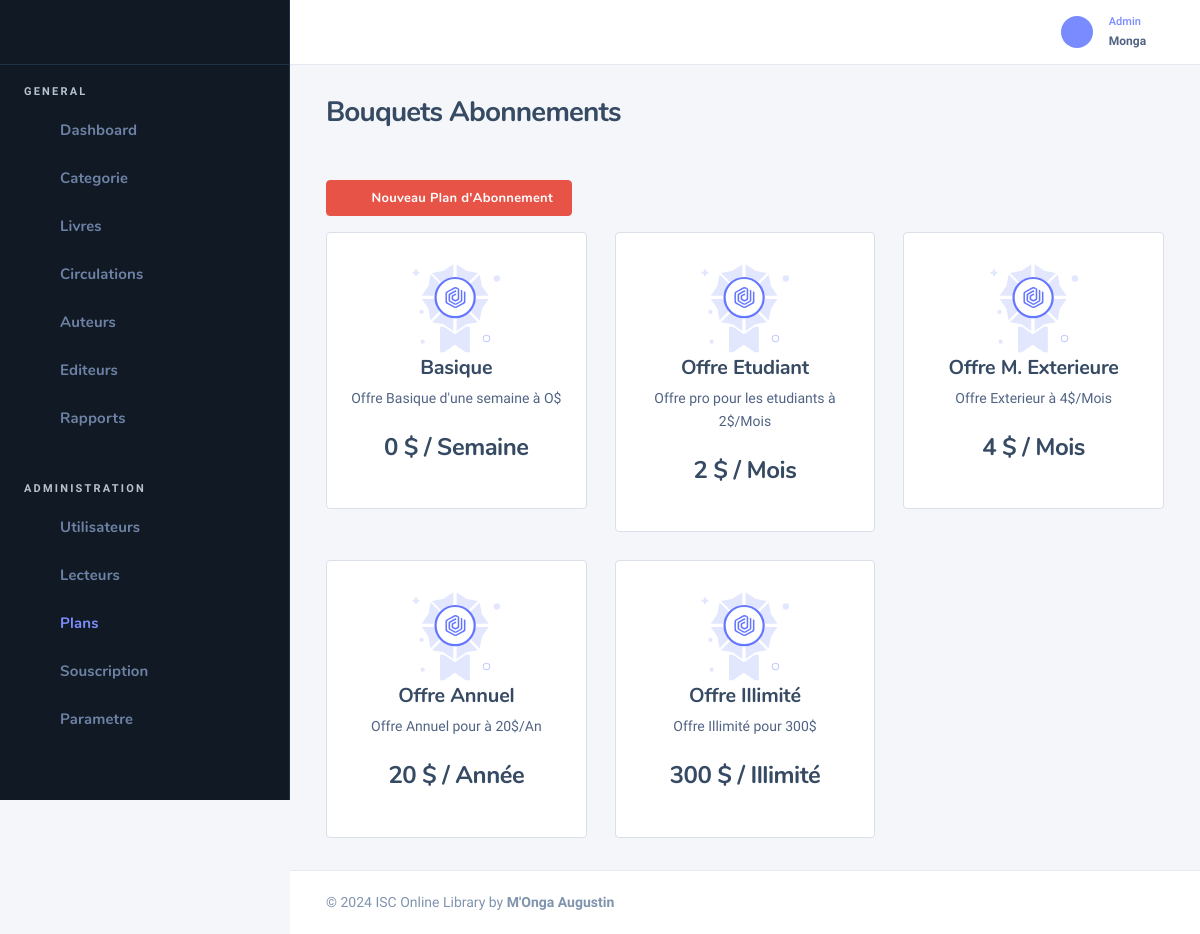
The page /plans (signed in) on the database its author committed.
### tables this page shows
CREATE TABLE `tbl_plans` (
  `id_plan` int(11) NOT NULL,
  `name` varchar(20) DEFAULT NULL,
  `frequence` enum('Semaine','Mois','Année','Illimité') DEFAULT NULL,
  `prix` int(11) DEFAULT NULL,
  `description` varchar(100) DEFAULT NULL
);

### Models/Admin/subscription.class.php (called while the page is built, shortened)
<?php
class Subscription
{
    public function getPlans()
    {
        $db = getConnection();
        $statement = $db->prepare("SELECT * FROM tbl_plans");
        $statement->execute();
        $tbP = array();
        while ($data =  $statement->fetchObject()) {
            $tbP[] = $data;
        }
        return $tbP;
    }
}

### Vues/Admin/plans.php (the view, shortened to what this page needs)
<div class="nk-content-body">
    <div class="nk-block-head nk-block-head-sm">
        <div class="nk-block-between">
            <div class="nk-block-head-content">
                <a href="#" class="btn btn-danger" data-bs-toggle="modal" data-bs-target="#add-plan"><em class="icon ni ni-plus"></em><span>Nouveau Plan d'Abonnement</span></a>
            </div>
        </div>
    </div>
    <div class="nk-content-wrap">
        <div class="nk-block">
            <div class="row g-gs">
                <?php foreach ($data as $d): ?>
                    <div class="col-md-4">
                        <div class="price-plan card card-bordered text-center">
                            <div class="card-inner">
                                <div class="price-plan-media">
                                    <img src="assets/images/icons/plan-s1.svg" width="100px" alt="">
                                </div>
                                <div class="price-plan-sucess">
                                    <h5 class="title"><?= $d->name ?></h5>
                                    <span class=" my-4"><?= $d->description ?></span>
                                </div>
                                <h4 class="price-plan-amount my-4">
                                    <div class="amount"><?= $d->prix ?> $ <span> / <?= $d->frequence ?></span></div>
                                </h4>
                            </div>
                        </div>
                    </div>
                <?php endforeach ?>
            </div>
        </div>
    </div>
</div>

### rows shown on the page
tbl_plans: name "Basique", description "Offre Basique d'une semaine à O$", prix "0", frequence "Semaine"
tbl_plans: name "Offre Etudiant", description "Offre pro pour les etudiants à 2$/Mois", prix "2", frequence "Mois"
tbl_plans: name "Offre M. Exterieure", description "Offre Exterieur à 4$/Mois", prix "4", frequence "Mois"
tbl_plans: name "Offre Annuel", description "Offre Annuel pour à 20$/An", prix "20", frequence "Année"
tbl_plans: name "Offre Illimité", description "Offre Illimité pour 300$", prix "300", frequence "Illimité"

### other values the page prints
$_SESSION['noms'] "Monga"
